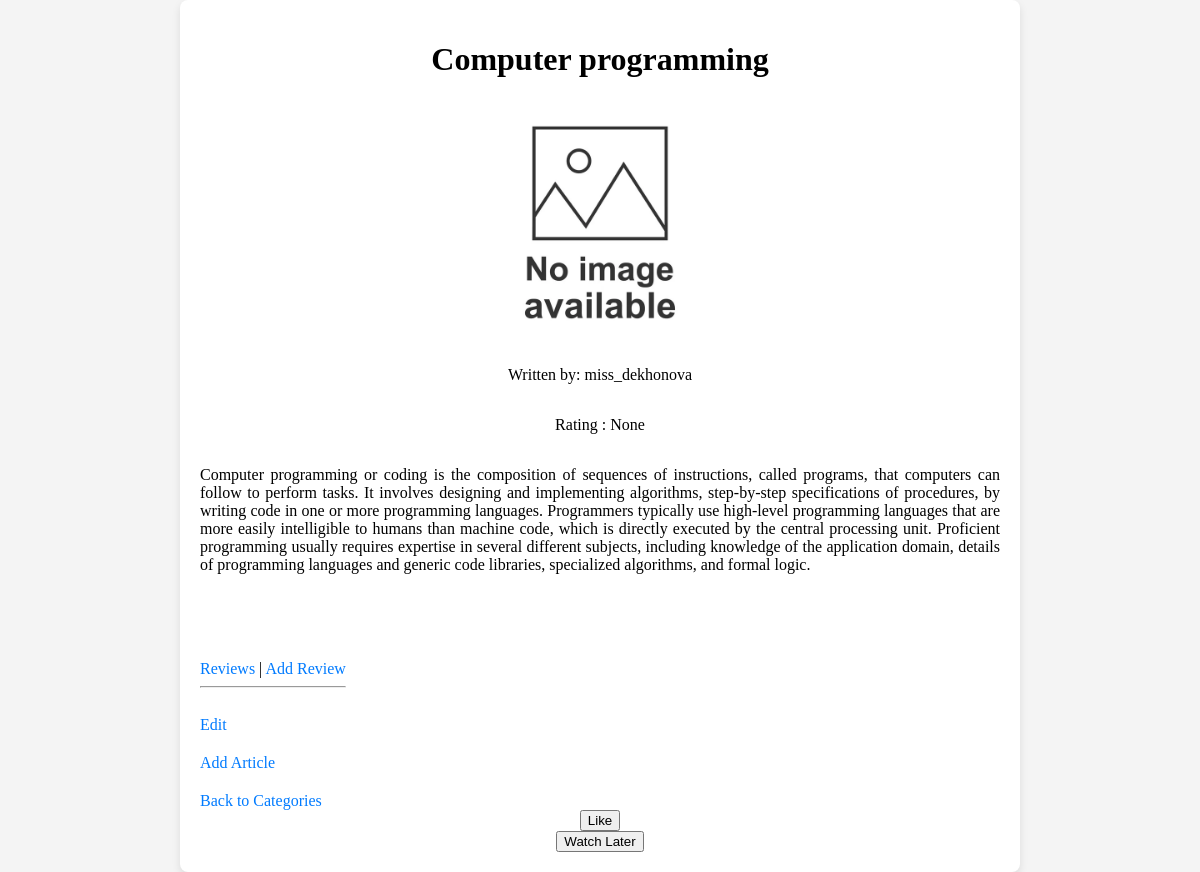
Page /blogs/articles-detail/1/ on the earlier database version.
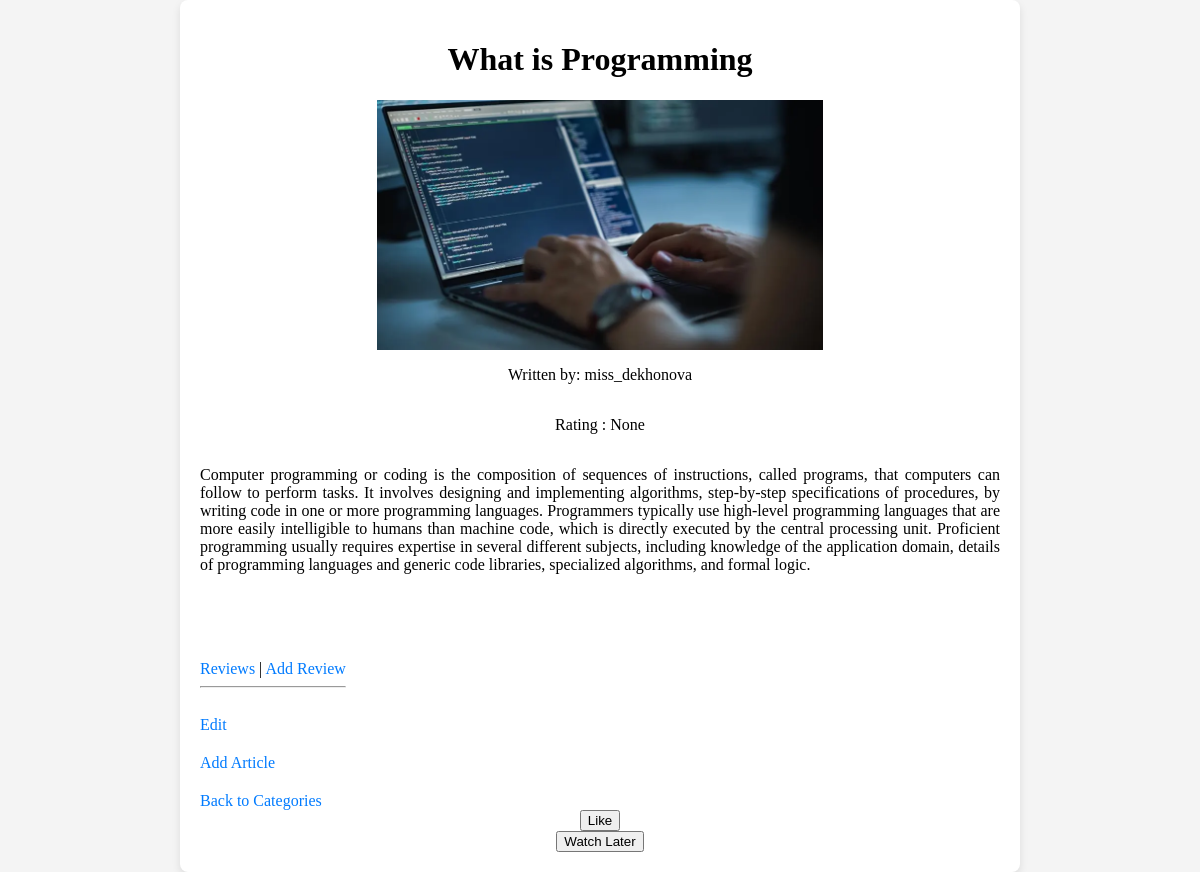
Same page on the later database version.
### blogs/models.py (models this page shows, shortened)
class Articles(models.Model):
    title = models.CharField(max_length=256, blank=True, null=True)
    author = models.ForeignKey(settings.AUTH_USER_MODEL, on_delete=models.CASCADE)
    category = models.ForeignKey(Category, on_delete=models.CASCADE)
    text = models.TextField(blank=True, null=True)
    star_given = models.IntegerField(
        default=0,
        validators=[
            MinValueValidator(0),
            MaxValueValidator(5)
        ]
    )
    image = models.ImageField(upload_to='article_images/', blank=True, null=True,
                              default='default_images/not_available.png')
    created_at = models.DateTimeField(auto_now_add=True)
    updated_at = models.DateTimeField(auto_now=True)
    class Meta:
        db_table = 'articles'

### users/models.py (models this page shows)
class CustomUser(AbstractUser):
    image = models.ImageField(upload_to='users_images/', blank=True, null=True, default='default_images/user_image.png')
    groups = models.ManyToManyField(
        Group,
        related_name='custom_user_set',
        blank=True,
        help_text=(
            'The groups this user belongs to. A user will get all permissions '
            'granted to each of their groups.'
        ),
        related_query_name='custom_user',
    )
    user_permissions = models.ManyToManyField(
        Permission,
        related_name='custom_user_set',
        blank=True,
        help_text='Specific permissions for this user.',
        related_query_name='custom_user',
    )
    class Meta:
        db_table = 'customuser'
    def __str__(self):
        return f'{self.username}'

### blogs/views.py (the view)
# urls.py: path('articles-detail/<int:pk>/', ArticlesDetailView.as_view(), name='articles-detail'),
class ArticlesDetailView(View):
    def get(self, request, pk):
        article = Articles.objects.get(pk=pk)
        star_given_review = Reviews.objects.filter(article_id=pk)
        result = [review.star_given for review in star_given_review if 1 < review.star_given < 6]
        average = round(sum(result) / len(result), 1) if result else None
        return render(request, 'blogs/articles_detail.html', {'article': article, 'star_given_review':star_given_review, 'average':average})

### templates/blogs/articles_detail.html (shortened to what this page needs)
<!DOCTYPE html>
<html lang="en">
<head>
</head>
<body>
    <div class="article-container">
        <h1>{{ article.title }}</h1>
        <img src="{{ article.image.url }}" alt="Article Image">
        <p>Written by: {{ article.author }}</p>
        <p>Rating : {{ average }}</p>
        <div class="content">
            <p>{{ article.text }}</p>
        </div>
        <div class="footer">
            <a href="{% url 'blogs:review-detail' article.pk %}">Reviews</a> |
            <a href="{% url 'blogs:add-review' article.pk %}">Add Review</a>
            <hr>
        </div>
        <div class="footer">
            <a href="{% url 'blogs:articles-update' article.pk %}">Edit</a><br>
        </div>
        <div class="footer">
            <a href="{% url 'blogs:articles-add' %}">Add Article</a>
        </div>
        <div class="footer">
            <a href="{% url 'blogs:category-list' %}">Back to Categories</a>
        </div>
        <div class="interaction-buttons">
            <form action="{% url 'blogs:articles-like' pk=article.pk %}" method="post">
                <button type="submit">Like</button>
            </form>
            <form action="{% url 'blogs:articles-watch-later' article.pk %}" method="post">
                <button type="submit">Watch Later</button>
            </form>
        </div>
    </div>
</body>
</html>

### templates/blogs/articles_detail.html (style rules this page uses)
body { display: flex; justify-content: center; align-items: center; min-height: 100vh; margin: 0; font-family: Times New Roman, sans-serif; background-color: #f4f4f4; }
.article-container { display: flex; flex-direction: column; align-items: center; max-width: 800px; padding: 20px; background: white; border-radius: 8px; box-shadow: 0 4px 8px rgba(0,0,0,0.1); text-align: center; }
.article-container img { display: block; margin: 0 auto; height: 250px; width: auto; }
.article-container .content p { text-align: justify; }
.footer { align-self: flex-start; margin-top: 20px; }
.footer a { text-decoration: none; color: #007BFF; }
.content { margin-bottom: 50px; }

Differences in the rows shown:
changed Articles "miss_dekhonova": title "Computer programming" → "What is Programming"; image: a different picture
